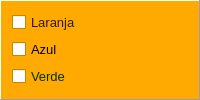
         <widget class="QFrame" name="frame_10">
          <property name="sizePolicy">
           <sizepolicy hsizetype="Ignored" vsizetype="Fixed">
            <horstretch>15</horstretch>
            <verstretch>0</verstretch>
           </sizepolicy>
          </property>
          <property name="palette">
           <palette>
            <active>
             <colorrole role="Button">
              <brush brushstyle="SolidPattern">
               <color alpha="255">
                <red>180</red>
                <green>157</green>
                <blue>109</blue>
               </color>
              </brush>
             </colorrole>
             <colorrole role="Base">
              <brush brushstyle="SolidPattern">
               <color alpha="255">
                <red>255</red>
                <green>255</green>
                <blue>255</blue>
               </color>
              </brush>
             </colorrole>
             <colorrole role="Window">
              <brush brushstyle="SolidPattern">
               <color alpha="255">
                <red>255</red>
                <green>170</green>
                <blue>0</blue>
               </color>
              </brush>
             </colorrole>
            </active>
            <inactive>
             <colorrole role="Button">
              <brush brushstyle="SolidPattern">
               <color alpha="255">
                <red>180</red>
                <green>157</green>
                <blue>109</blue>
               </color>
              </brush>
             </colorrole>
             <colorrole role="Base">
              <brush brushstyle="SolidPattern">
               <color alpha="255">
                <red>255</red>
                <green>255</green>
                <blue>255</blue>
               </color>
              </brush>
             </colorrole>
             <colorrole role="Window">
              <brush brushstyle="SolidPattern">
               <color alpha="255">
                <red>255</red>
                <green>170</green>
                <blue>0</blue>
               </color>
              </brush>
             </colorrole>
            </inactive>
            <disabled>
             <colorrole role="Button">
              <brush brushstyle="SolidPattern">
               <color alpha="255">
                <red>180</red>
                <green>157</green>
                <blue>109</blue>
               </color>
              </brush>
             </colorrole>
             <colorrole role="Base">
              <brush brushstyle="SolidPattern">
               <color alpha="255">
                <red>255</red>
                <green>170</green>
                <blue>0</blue>
               </color>
              </brush>
             </colorrole>
             <colorrole role="Window">
              <brush brushstyle="SolidPattern">
               <color alpha="255">
                <red>255</red>
                <green>170</green>
                <blue>0</blue>
               </color>
              </brush>
             </colorrole>
            </disabled>
           </palette>
          </property>
          <property name="font">
           <font>
            <pointsize>12</pointsize>
           </font>
          </property>
          <property name="frameShape">
           <enum>QFrame::Panel</enum>
          </property>
          <property name="frameShadow">
           <enum>QFrame::Raised</enum>
          </property>
          <layout class="QVBoxLayout" name="verticalLayout">
           <item>
            <widget class="QCheckBox" name="led_laranja">
             <property name="palette">
              <palette>
               <active>
                <colorrole role="WindowText">
                 <brush brushstyle="SolidPattern">
                  <color alpha="255">
                   <red>50</red>
                   <green>25</green>
                   <blue>0</blue>
                  </color>
                 </brush>
                </colorrole>
               </active>
               <inactive>
                <colorrole role="WindowText">
                 <brush brushstyle="SolidPattern">
                  <color alpha="255">
                   <red>50</red>
                   <green>25</green>
                   <blue>0</blue>
                  </color>
                 </brush>
                </colorrole>
               </inactive>
               <disabled>
                <colorrole role="WindowText">
                 <brush brushstyle="SolidPattern">
                  <color alpha="255">
                   <red>190</red>
                   <green>190</green>
                   <blue>190</blue>
                  </color>
                 </brush>
                </colorrole>
               </disabled>
              </palette>
             </property>
             <property name="font">
              <font>
               <pointsize>10</pointsize>
              </font>
             </property>
             <property name="text">
              <string>Laranja</string>
             </property>
            </widget>
           </item>
           <item>
            <widget class="QCheckBox" name="led_azul">
             <property name="palette">
              <palette>
               <active>
                <colorrole role="WindowText">
                 <brush brushstyle="SolidPattern">
                  <color alpha="255">
                   <red>0</red>
                   <green>0</green>
                   <blue>50</blue>
                  </color>
                 </brush>
                </colorrole>
               </active>
               <inactive>
                <colorrole role="WindowText">
                 <brush brushstyle="SolidPattern">
                  <color alpha="255">
                   <red>0</red>
                   <green>0</green>
                   <blue>50</blue>
                  </color>
                 </brush>
                </colorrole>
               </inactive>
               <disabled>
                <colorrole role="WindowText">
                 <brush brushstyle="SolidPattern">
                  <color alpha="255">
                   <red>190</red>
                   <green>190</green>
                   <blue>190</blue>
                  </color>
                 </brush>
                </colorrole>
               </disabled>
              </palette>
             </property>
             <property name="font">
              <font>
               <pointsize>10</pointsize>
              </font>
             </property>
             <property name="text">
              <string>Azul</string>
             </property>
            </widget>
           </item>
           <item>
            <widget class="QCheckBox" name="led_verde">
             <property name="palette">
              <palette>
               <active>
                <colorrole role="WindowText">
                 <brush brushstyle="SolidPattern">
                  <color alpha="255">
                   <red>0</red>
                   <green>50</green>
                   <blue>0</blue>
                  </color>
                 </brush>
                </colorrole>
               </active>
               <inactive>
                <colorrole role="WindowText">
                 <brush brushstyle="SolidPattern">
                  <color alpha="255">
                   <red>0</red>
                   <green>50</green>
                   <blue>0</blue>
                  </color>
                 </brush>
                </colorrole>
               </inactive>
               <disabled>
                <colorrole role="WindowText">
                 <brush brushstyle="SolidPattern">
                  <color alpha="255">
                   <red>190</red>
                   <green>190</green>
                   <blue>190</blue>
                  </color>
                 </brush>
                </colorrole>
               </disabled>
              </palette>
             </property>
             <property name="font">
              <font>
               <pointsize>10</pointsize>
              </font>
             </property>
             <property name="text">
              <string>Verde</string>
             </property>
            </widget>
           </item>
          </layout>
         </widget>
